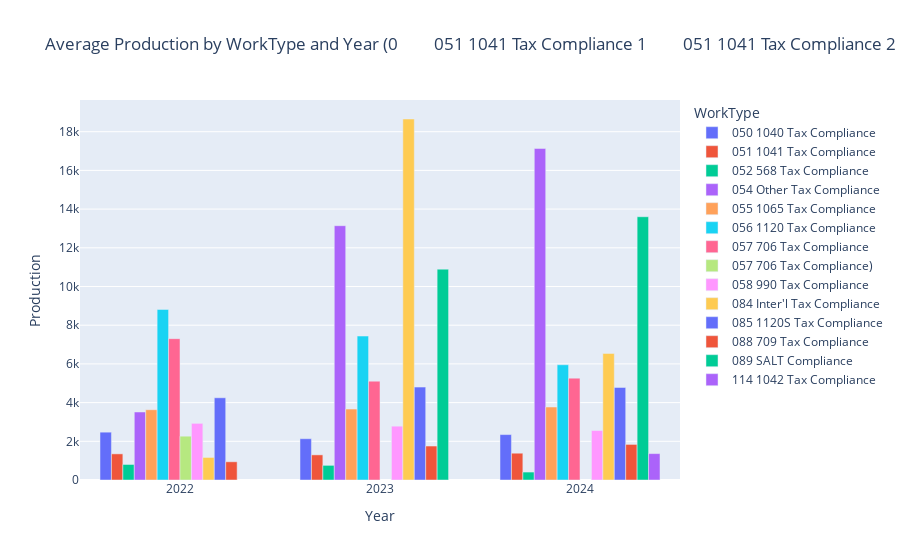
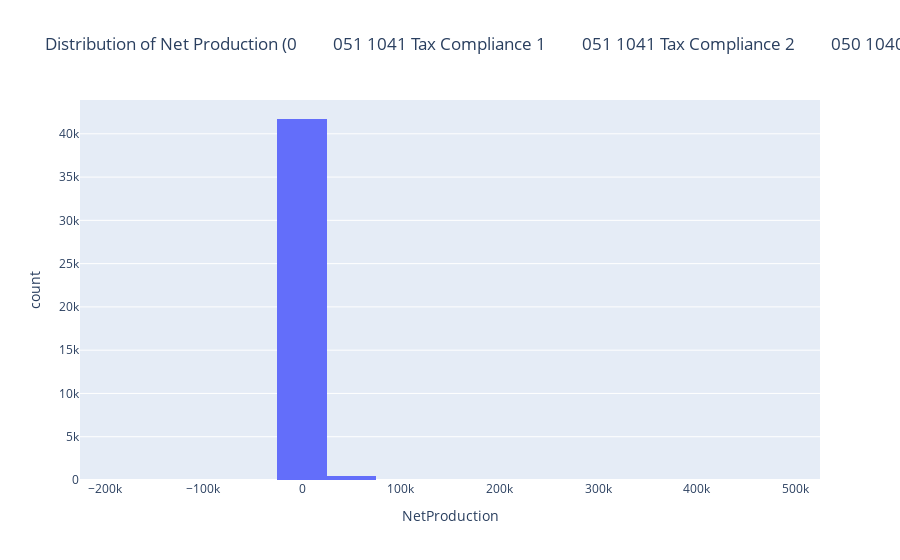

Source (notebook cell) for these figures, in order:
### Code cell
import pandas as pd
import numpy as np
import plotly.express as px
import matplotlib.pyplot as plt
import seaborn as sns

# -------------------------------------------------
# 1. Load clustered + regression data
# -------------------------------------------------
data = pd.read_csv("Tax Pricing Dataset V2.csv", delimiter=",")

# -------------------------------------------------
# 2. Ensure WorkType exists (map if missing)
# -------------------------------------------------
if "WorkType" not in data.columns:
    print("⚠️ WorkType not found. Creating from mapping...")
    mapping = {
        "Trust": "051 1041 Tax Compliance",
        "Individual": "050 1040 Tax Compliance",
        "S Corp": "085 1120S Tax Compliance",
        "C Corp": "056 1120 Tax Compliance",
        "Partnerships": "055 1065 Tax Compliance",
        "NFP Returns": "058 990 Tax Compliance",
        "LLC Return": "052 568 Tax Compliance",
        "Other": "054 Other Tax Compliance",
        "706 Tax": "057 706 Tax Compliance",
        "709 Tax": "088 709 Tax Compliance",
        "1042 Tax": "114 1042 Tax Compliance",
        "International": "084 Inter'l Tax Compliance",
        "SALT Tax": "089 SALT Compliance"
    }
    # Replace 'SomeColumn' with the real column to map from
    if "ReturnCategory" in data.columns:
        data["WorkType"] = data["ReturnCategory"].map(mapping).fillna("Other")
    else:
        data["WorkType"] = "Other"

# Create ReturnType column (alias of WorkType)
data["ReturnType"] = data["WorkType"]

# -------------------------------------------------
# 3. Choose a ReturnType to analyze
# -------------------------------------------------
selected_rtype = data["ReturnType"]
subset = data[data["ReturnType"] == selected_rtype]

print(f"✅ Analyzing ReturnType: {selected_rtype}")

# -------------------------------------------------
# 4. Graph 1: Cluster visualization (Hours vs Production)
# -------------------------------------------------
if "Cluster_KMeans" in subset.columns:
    fig1 = px.scatter(
        subset, x="Hours", y="Production",
        color="Cluster_KMeans",
        hover_data=["clientid", "jobid", "NetProduction"],
        title=f"K-Means Clusters – {selected_rtype} (Hours vs Production)"
    )
    fig1.show()
else:
    print("⚠️ 'Cluster_KMeans' column not found in dataset – skipping cluster plot.")

# -------------------------------------------------
# 5. Graph 2: Average Production by WorkType and Year
# -------------------------------------------------
if {"Year", "WorkType", "Production"}.issubset(subset.columns):
    avg_by_year = subset.groupby(["Year", "WorkType"])["Production"].mean().reset_index()
    fig2 = px.bar(
        avg_by_year, x="Year", y="Production", color="WorkType",
        barmode="group",
        title=f"Average Production by WorkType and Year ({selected_rtype})"
    )
    fig2.show()
else:
    print("⚠️ Missing columns for 'Average Production by WorkType and Year'.")

# -------------------------------------------------
# 6. Graph 3: Distribution of Net Production
# -------------------------------------------------
if "NetProduction" in subset.columns:
    fig3 = px.histogram(
        subset, x="NetProduction", nbins=30,
        title=f"Distribution of Net Production ({selected_rtype})"
    )
    fig3.show()
else:
    print("⚠️ 'NetProduction' column not found in dataset – skipping histogram.")

### Figure 1 — Plotly figure (JSON) as saved in the notebook; plotly's stock layout.template omitted (floating-point values rounded to 4 significant figures)
{"data": [{"alignmentgroup": "True", "hovertemplate": "WorkType=050 1040 Tax Compliance<br>Year=%{x}<br>Production=%{y}<extra></extra>", "legendgroup": "050 1040 Tax Compliance", "marker": {"color": "#636efa", "pattern": {"shape": ""}}, "name": "050 1040 Tax Compliance", "offsetgroup": "050 1040 Tax Compliance", "orientation": "v", "showlegend": true, "textposition": "auto", "type": "bar", "x": [2022, 2023, 2024], "xaxis": "x", "y": [2472.0, 2134.0, 2347.0], "yaxis": "y"}, {"alignmentgroup": "True", "hovertemplate": "WorkType=051 1041 Tax Compliance<br>Year=%{x}<br>Production=%{y}<extra></extra>", "legendgroup": "051 1041 Tax Compliance", "marker": {"color": "#EF553B", "pattern": {"shape": ""}}, "name": "051 1041 Tax Compliance", "offsetgroup": "051 1041 Tax Compliance", "orientation": "v", "showlegend": true, "textposition": "auto", "type": "bar", "x": [2022, 2023, 2024], "xaxis": "x", "y": [1351.0, 1299.0, 1384.0], "yaxis": "y"}, {"alignmentgroup": "True", "hovertemplate": "WorkType=052 568 Tax Compliance<br>Year=%{x}<br>Production=%{y}<extra></extra>", "legendgroup": "052 568 Tax Compliance", "marker": {"color": "#00cc96", "pattern": {"shape": ""}}, "name": "052 568 Tax Compliance", "offsetgroup": "052 568 Tax Compliance", "orientation": "v", "showlegend": true, "textposition": "auto", "type": "bar", "x": [2022, 2023, 2024], "xaxis": "x", "y": [802.0, 757.1, 410.6], "yaxis": "y"}, {"alignmentgroup": "True", "hovertemplate": "WorkType=054 Other Tax Compliance<br>Year=%{x}<br>Production=%{y}<extra></extra>", "legendgroup": "054 Other Tax Compliance", "marker": {"color": "#ab63fa", "pattern": {"shape": ""}}, "name": "054 Other Tax Compliance", "offsetgroup": "054 Other Tax Compliance", "orientation": "v", "showlegend": true, "textposition": "auto", "type": "bar", "x": [2022, 2023, 2024], "xaxis": "x", "y": [3514.0, 13140.0, 17130.0], "yaxis": "y"}, {"alignmentgroup": "True", "hovertemplate": "WorkType=055 1065 Tax Compliance<br>Year=%{x}<br>Production=%{y}<extra></extra>", "legendgroup": "055 1065 Tax Compliance", "marker": {"color": "#FFA15A", "pattern": {"shape": ""}}, "name": "055 1065 Tax Compliance", "offsetgroup": "055 1065 Tax Compliance", "orientation": "v", "showlegend": true, "textposition": "auto", "type": "bar", "x": [2022, 2023, 2024], "xaxis": "x", "y": [3631.0, 3665.0, 3771.0], "yaxis": "y"}, {"alignmentgroup": "True", "hovertemplate": "WorkType=056 1120 Tax Compliance<br>Year=%{x}<br>Production=%{y}<extra></extra>", "legendgroup": "056 1120 Tax Compliance", "marker": {"color": "#19d3f3", "pattern": {"shape": ""}}, "name": "056 1120 Tax Compliance", "offsetgroup": "056 1120 Tax Compliance", "orientation": "v", "showlegend": true, "textposition": "auto", "type": "bar", "x": [2022, 2023, 2024], "xaxis": "x", "y": [8813.0, 7440.0, 5955.0], "yaxis": "y"}, {"alignmentgroup": "True", "hovertemplate": "WorkType=057 706 Tax Compliance<br>Year=%{x}<br>Production=%{y}<extra></extra>", "legendgroup": "057 706 Tax Compliance", "marker": {"color": "#FF6692", "pattern": {"shape": ""}}, "name": "057 706 Tax Compliance", "offsetgroup": "057 706 Tax Compliance", "orientation": "v", "showlegend": true, "textposition": "auto", "type": "bar", "x": [2022, 2023, 2024], "xaxis": "x", "y": [7305.0, 5108.0, 5265.0], "yaxis": "y"}, {"alignmentgroup": "True", "hovertemplate": "WorkType=057 706 Tax Compliance)<br>Year=%{x}<br>Production=%{y}<extra></extra>", "legendgroup": "057 706 Tax Compliance)", "marker": {"color": "#B6E880", "pattern": {"shape": ""}}, "name": "057 706 Tax Compliance)", "offsetgroup": "057 706 Tax Compliance)", "orientation": "v", "showlegend": true, "textposition": "auto", "type": "bar", "x": [2022], "xaxis": "x", "y": [2264.0], "yaxis": "y"}, {"alignmentgroup": "True", "hovertemplate": "WorkType=058 990 Tax Compliance<br>Year=%{x}<br>Production=%{y}<extra></extra>", "legendgroup": "058 990 Tax Compliance", "marker": {"color": "#FF97FF", "pattern": {"shape": ""}}, "name": "058 990 Tax Compliance", "offsetgroup": "058 990 Tax Compliance", "orientation": "v", "showlegend": true, "textposition": "auto", "type": "bar", "x": [2022, 2023, 2024], "xaxis": "x", "y": [2927.0, 2781.0, 2556.0], "yaxis": "y"}, {"alignmentgroup": "True", "hovertemplate": "WorkType=084 Inter'l Tax Compliance<br>Year=%{x}<br>Production=%{y}<extra></extra>", "legendgroup": "084 Inter'l Tax Compliance", "marker": {"color": "#FECB52", "pattern": {"shape": ""}}, "name": "084 Inter'l Tax Compliance", "offsetgroup": "084 Inter'l Tax Compliance", "orientation": "v", "showlegend": true, "textposition": "auto", "type": "bar", "x": [2022, 2023, 2024], "xaxis": "x", "y": [1166.0, 18660.0, 6542.0], "yaxis": "y"}, {"alignmentgroup": "True", "hovertemplate": "WorkType=085 1120S Tax Compliance<br>Year=%{x}<br>Production=%{y}<extra></extra>", "legendgroup": "085 1120S Tax Compliance", "marker": {"color": "#636efa", "pattern": {"shape": ""}}, "name": "085 1120S Tax Compliance", "offsetgroup": "085 1120S Tax Compliance", "orientation": "v", "showlegend": true, "textposition": "auto", "type": "bar", "x": [2022, 2023, 2024], "xaxis": "x", "y": [4249.0, 4802.0, 4783.0], "yaxis": "y"}, {"alignmentgroup": "True", "hovertemplate": "WorkType=088 709 Tax Compliance<br>Year=%{x}<br>Production=%{y}<extra></extra>", "legendgroup": "088 709 Tax Compliance", "marker": {"color": "#EF553B", "pattern": {"shape": ""}}, "name": "088 709 Tax Compliance", "offsetgroup": "088 709 Tax Compliance", "orientation": "v", "showlegend": true, "textposition": "auto", "type": "bar", "x": [2022, 2023, 2024], "xaxis": "x", "y": [941.5, 1756.0, 1838.0], "yaxis": "y"}, {"alignmentgroup": "True", "hovertemplate": "WorkType=089 SALT Compliance<br>Year=%{x}<br>Production=%{y}<extra></extra>", "legendgroup": "089 SALT Compliance", "marker": {"color": "#00cc96", "pattern": {"shape": ""}}, "name": "089 SALT Compliance", "offsetgroup": "089 SALT Compliance", "orientation": "v", "showlegend": true, "textposition": "auto", "type": "bar", "x": [2023, 2024], "xaxis": "x", "y": [10900.0, 13610.0], "yaxis": "y"}, {"alignmentgroup": "True", "hovertemplate": "WorkType=114 1042 Tax Compliance<br>Year=%{x}<br>Production=%{y}<extra></extra>", "legendgroup": "114 1042 Tax Compliance", "marker": {"color": "#ab63fa", "pattern": {"shape": ""}}, "name": "114 1042 Tax Compliance", "offsetgroup": "114 1042 Tax Compliance", "orientation": "v", "showlegend": true, "textposition": "auto", "type": "bar", "x": [2024], "xaxis": "x", "y": [1364.0], "yaxis": "y"}], "layout": {"autosize": true, "barmode": "group", "legend": {"title": {"text": "WorkType"}, "tracegroupgap": 0}, "title": {"text": "Average Production by WorkType and Year (0         051 1041 Tax Compliance\n1         051 1041 Tax Compliance\n2         050 1040 Tax Compliance\n3         050 1040 Tax Compliance\n4        085 1120S Tax Compliance\n                   ...           \n42287     051 1041 Tax Compliance\n42288     056 1120 Tax Compliance\n42289     050 1040 Tax Compliance\n42290     050 1040 Tax Compliance\n42291     050 1040 Tax Compliance\nName: ReturnType, Length: 42292, dtype: object)"}, "xaxis": {"anchor": "y", "autorange": true, "domain": [0, 1], "range": [2022.0, 2024.0], "title": {"text": "Year"}, "type": "linear"}, "yaxis": {"anchor": "x", "autorange": true, "domain": [0, 1], "range": [0, 19640.0], "title": {"text": "Production"}, "type": "linear"}}}

### Figure 2 — Plotly figure (JSON) as saved in the notebook; plotly's stock layout.template omitted (floating-point values rounded to 4 significant figures; data arrays with more than 128 entries replaced by an {"elided": "..."} marker saying what was removed)
{"data": [{"alignmentgroup": "True", "bingroup": "x", "hovertemplate": "NetProduction=%{x}<br>count=%{y}<extra></extra>", "legendgroup": "", "marker": {"color": "#636efa", "pattern": {"shape": ""}}, "name": "", "nbinsx": 30, "offsetgroup": "", "orientation": "v", "showlegend": false, "type": "histogram", "x": {"elided": "42292 float values"}, "xaxis": "x", "yaxis": "y"}], "layout": {"autosize": true, "barmode": "relative", "legend": {"tracegroupgap": 0}, "title": {"text": "Distribution of Net Production (0         051 1041 Tax Compliance\n1         051 1041 Tax Compliance\n2         050 1040 Tax Compliance\n3         050 1040 Tax Compliance\n4        085 1120S Tax Compliance\n                   ...           \n42287     051 1041 Tax Compliance\n42288     056 1120 Tax Compliance\n42289     050 1040 Tax Compliance\n42290     050 1040 Tax Compliance\n42291     050 1040 Tax Compliance\nName: ReturnType, Length: 42292, dtype: object)"}, "xaxis": {"anchor": "y", "autorange": true, "domain": [0, 1], "range": [-225000, 525000], "title": {"text": "NetProduction"}, "type": "linear"}, "yaxis": {"anchor": "x", "autorange": true, "domain": [0, 1], "range": [0, 43910.0], "title": {"text": "count"}}}}
